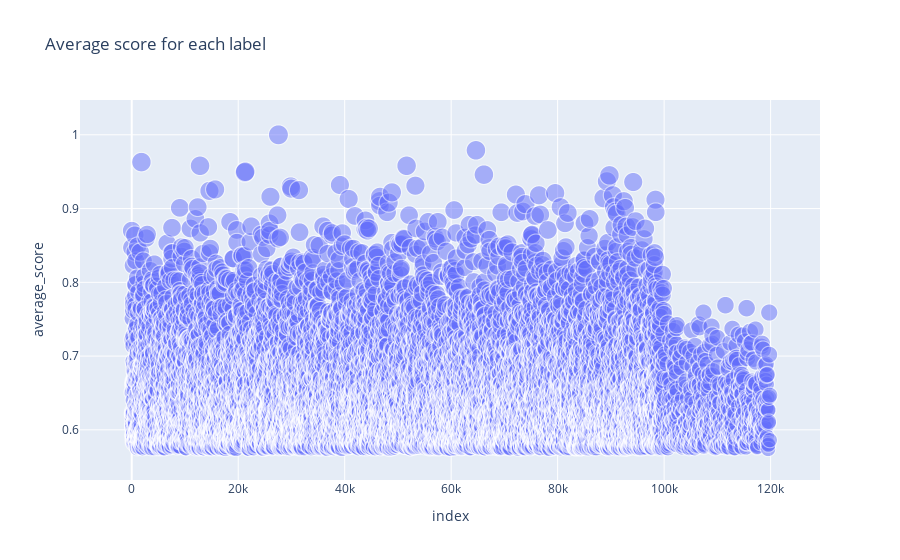

The notebook cell this image was saved under:
### Code cell
# plot the average score for each label with plotly
fig = px.scatter(df_results_scores, x=df_results_scores.index,
                  y="average_score",
                  title="Average score for each label", size="average_score", size_max=20, opacity=0.5)
fig.show()

### Figure 1 — Plotly figure (JSON) as saved in the notebook; plotly's stock layout.template omitted (floating-point values rounded to 4 significant figures; data arrays with more than 128 entries replaced by an {"elided": "..."} marker saying what was removed)
{"data": [{"hovertemplate": "index=%{x}<br>average_score=%{marker.size}<extra></extra>", "legendgroup": "", "marker": {"color": "#636efa", "opacity": 0.5, "size": {"elided": "12000 float values"}, "sizemode": "area", "sizeref": 0.0025, "symbol": "circle"}, "mode": "markers", "name": "", "showlegend": false, "type": "scattergl", "x": {"elided": "12000 int values"}, "xaxis": "x", "y": {"elided": "12000 float values"}, "yaxis": "y"}], "layout": {"legend": {"itemsizing": "constant", "tracegroupgap": 0}, "title": {"text": "Average score for each label"}, "xaxis": {"anchor": "y", "domain": [0, 1], "title": {"text": "index"}}, "yaxis": {"anchor": "x", "domain": [0, 1], "title": {"text": "average_score"}}}}
